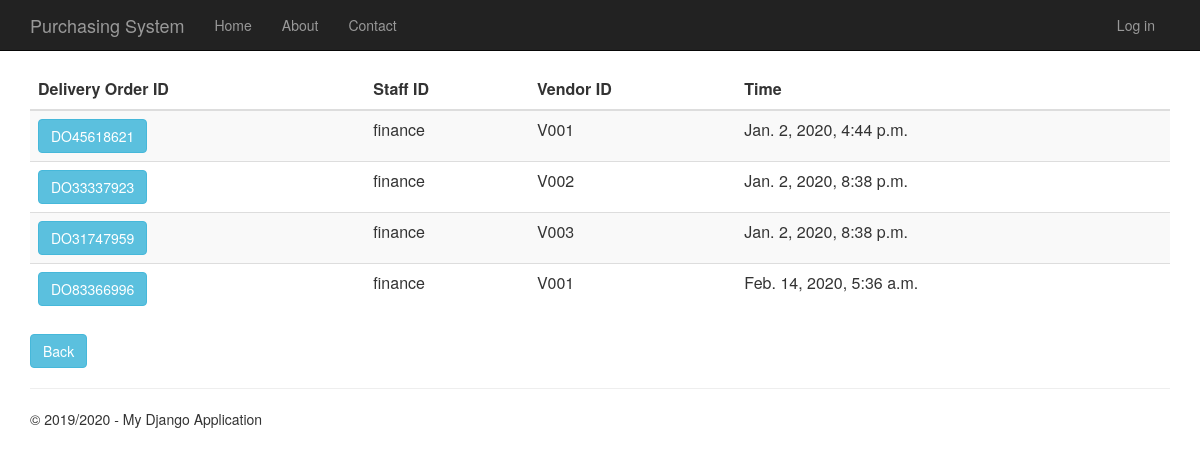
Screenshot of /deliveryorderhistory with the database file from the repository.
### DeliveryOrder/models.py (models this page shows, shortened)
class DeliveryOrder(models.Model):
    delivery_order_id = models.CharField(primary_key=True, max_length=10)
    shipping_instructions = models.TextField()
    time_created = models.DateTimeField()
    description = models.TextField(null=True,default=None, blank=True)
    total_price = models.DecimalField(max_digits=10, decimal_places=2, default=Decimal('0.00'))
    person_id = models.ForeignKey(Person)
    vendor_id = models.ForeignKey(Vendor)
    purchase_order_id = models.OneToOneField(PurchaseOrder)

### app/models.py (models this page shows, shortened)
class Person(models.Model):
    user_id = models.OneToOneField(User)
    person_id = models.CharField(primary_key=True, max_length=10)
    person_name = models.TextField()
    person_address = models.TextField()
    person_phone_number = models.TextField()
    person_role = models.TextField(default = 'EMPLOYEE')

class Vendor(models.Model):
    vendor_id = models.CharField(primary_key=True, max_length=10)
    vendor_name = models.TextField()
    vendor_phone_number = models.TextField()
    vendor_address = models.TextField()
    vendor_email = models.TextField()
    def __str__(self):
        return str(self.vendor_id)

### DeliveryOrder/views.py (the view)
# urls.py: url(r'^deliveryorderhistory', DeliveryOrder.views.deliveryorderhistory, name="delivery_order_history"),
def deliveryorderhistory(request):
    delivery_orders = DeliveryOrder.objects.all()
    context = {
            'title':'delivery Order History',
            'rows':delivery_orders,
            'year':'2019/2020'
        }
    return render(request,'DeliveryOrder/deliveryorderhistory.html',context)

### DeliveryOrder/templates/DeliveryOrder/deliveryorderhistory.html
﻿{% extends "app/layout.html" %}
{% block content %}
<div class="purcahseorderhistory margintop" action="menu" >
    <form action="deliveryorderhistorydetails" method="GET">
        <table class="table table-striped margintop">
          <thead>
            <tr>
              <th scope="col">Delivery Order ID</th>
              <th scope="col">Staff ID</th>
              <th scope="col">Vendor ID</th>
              <th scope="col">Time</th>
            </tr>
          </thead>
          <tbody>
              {% for r in rows %}
            <tr>
                 <td><button type="submit" name="do_id" value="{{r.delivery_order_id}}" class="btn btn-info" >{{r.delivery_order_id}}</button></td>
                 <td>{{r.person_id.person_id}}</td>
                 <td>{{r.vendor_id}}</td>
                 <td>{{r.time_created}}</td>
            </tr>
              {% endfor %}
          </tbody>
        </table>
        <div class="margintop">
            <a type="submit" class="btn btn-info" href="/menu">Back</a>
        </div>
    </form>
</div>
{% endblock %}

### app/static/app/content/site.css (style rules this page uses)
body { padding-top: 50px; padding-bottom: 20px; }

### rows the page displays
DeliveryOrder: delivery_order_id "DO45618621", person_id.person_id "finance", vendor_id "V001", time_created "Jan. 2, 2020, 4:44 p.m."
DeliveryOrder: delivery_order_id "DO33337923", person_id.person_id "finance", vendor_id "V002", time_created "Jan. 2, 2020, 8:38 p.m."
DeliveryOrder: delivery_order_id "DO31747959", person_id.person_id "finance", vendor_id "V003", time_created "Jan. 2, 2020, 8:38 p.m."
DeliveryOrder: delivery_order_id "DO83366996", person_id.person_id "finance", vendor_id "V001", time_created "Feb. 14, 2020, 5:36 a.m."

### other values shown
{{ year }} "2019/2020"
